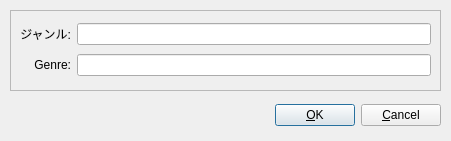
<ui version="4.0" >
 <author></author>
 <comment></comment>
 <exportmacro></exportmacro>
 <class>InsertGenre</class>
 <widget class="QWidget" name="InsertGenre" >
  <property name="geometry" >
   <rect>
    <x>0</x>
    <y>0</y>
    <width>451</width>
    <height>141</height>
   </rect>
  </property>
  <property name="windowTitle" >
   <string>UtopiaPlayer - New Genre</string>
  </property>
  <widget class="QFrame" name="DataFrame" >
   <property name="geometry" >
    <rect>
     <x>10</x>
     <y>10</y>
     <width>431</width>
     <height>81</height>
    </rect>
   </property>
   <property name="frameShape" >
    <enum>QFrame::StyledPanel</enum>
   </property>
   <property name="frameShadow" >
    <enum>QFrame::Raised</enum>
   </property>
   <widget class="QWidget" name="gridLayout_2" >
    <property name="geometry" >
     <rect>
      <x>10</x>
      <y>10</y>
      <width>411</width>
      <height>61</height>
     </rect>
    </property>
    <layout class="QGridLayout" >
     <property name="margin" >
      <number>0</number>
     </property>
     <property name="spacing" >
      <number>6</number>
     </property>
     <item row="1" column="0" >
      <widget class="QLabel" name="RomajiGenreLabel" >
       <property name="text" >
        <string>Genre:</string>
       </property>
       <property name="alignment" >
        <set>Qt::AlignRight|Qt::AlignTrailing|Qt::AlignVCenter</set>
       </property>
      </widget>
     </item>
     <item row="0" column="0" >
      <widget class="QLabel" name="KanjiGenreLabel" >
       <property name="text" >
        <string>ジャンル:</string>
       </property>
       <property name="alignment" >
        <set>Qt::AlignRight|Qt::AlignTrailing|Qt::AlignVCenter</set>
       </property>
      </widget>
     </item>
     <item row="0" column="1" >
      <widget class="QLineEdit" name="KanjiGenreEdit" >
       <property name="toolTip" >
        <string>The original Japanese version of the artist name</string>
       </property>
      </widget>
     </item>
     <item row="1" column="1" >
      <widget class="QLineEdit" name="RomajiGenreEdit" >
       <property name="toolTip" >
        <string>The rōmaji version of the artist name</string>
       </property>
      </widget>
     </item>
    </layout>
   </widget>
  </widget>
  <widget class="QWidget" name="horizontalLayout" >
   <property name="geometry" >
    <rect>
     <x>10</x>
     <y>100</y>
     <width>431</width>
     <height>31</height>
    </rect>
   </property>
   <layout class="QHBoxLayout" >
    <property name="margin" >
     <number>0</number>
    </property>
    <property name="spacing" >
     <number>6</number>
    </property>
    <item>
     <spacer>
      <property name="orientation" >
       <enum>Qt::Horizontal</enum>
      </property>
      <property name="sizeHint" >
       <size>
        <width>40</width>
        <height>20</height>
       </size>
      </property>
     </spacer>
    </item>
    <item>
     <widget class="QPushButton" name="OKButton" >
      <property name="toolTip" >
       <string>Click here to insert the genre record</string>
      </property>
      <property name="text" >
       <string>&amp;OK</string>
      </property>
      <property name="default" >
       <bool>true</bool>
      </property>
     </widget>
    </item>
    <item>
     <widget class="QPushButton" name="CancelButton" >
      <property name="toolTip" >
       <string>Click here to cancel insert operations</string>
      </property>
      <property name="text" >
       <string>&amp;Cancel</string>
      </property>
     </widget>
    </item>
   </layout>
  </widget>
 </widget>
 <pixmapfunction></pixmapfunction>
 <tabstops>
  <tabstop>OKButton</tabstop>
  <tabstop>CancelButton</tabstop>
 </tabstops>
 <resources>
  <include location="UtopiaPlayer.qrc" />
 </resources>
 <connections/>
</ui>
